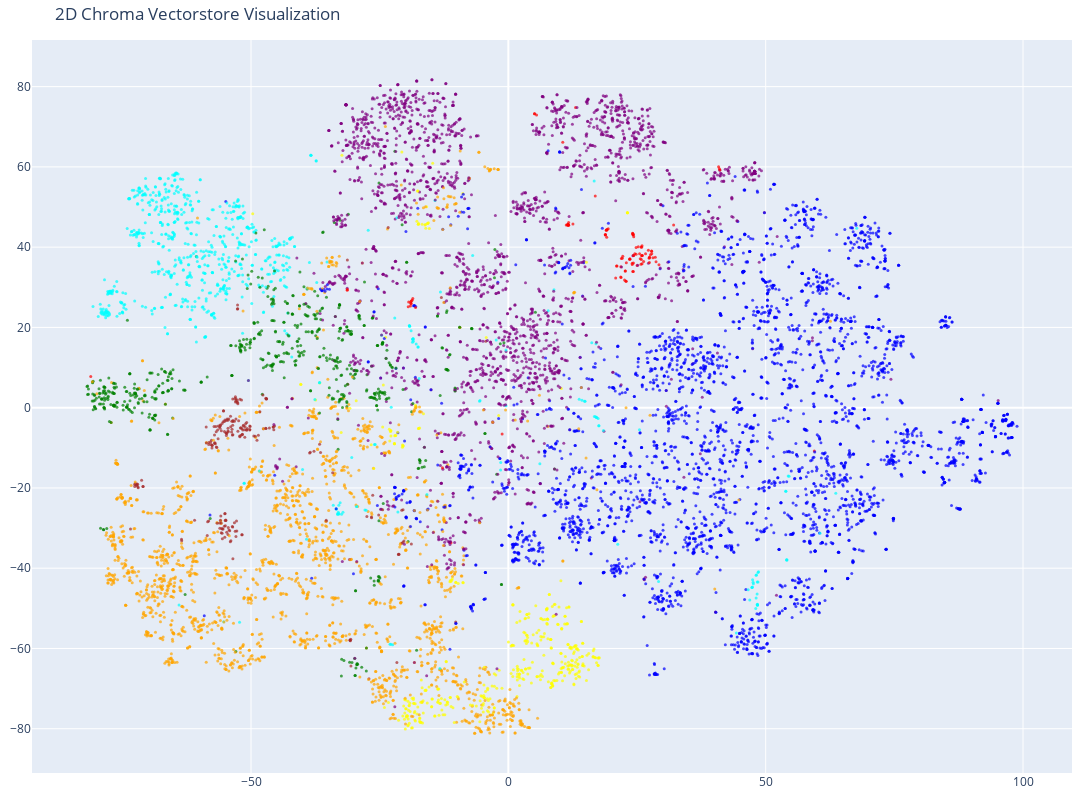

Write notebook code for a chart like this one.
### Code cell
# Create the 2D scatter plot
fig = go.Figure(data=[go.Scatter(
    x=reduced_vectors[:, 0],
    y=reduced_vectors[:, 1],
    mode='markers',
    marker=dict(size=3, color=colors, opacity=0.7),
)])

fig.update_layout(
    title='2D Chroma Vectorstore Visualization',
    scene=dict(xaxis_title='x', yaxis_title='y'),
    width=1200,
    height=800,
    margin=dict(r=20, b=10, l=10, t=40)
)

fig.show()

### Figure 1 — Plotly figure (JSON) as saved in the notebook; plotly's stock layout.template omitted (floating-point values rounded to 4 significant figures; data arrays with more than 128 entries replaced by an {"elided": "..."} marker saying what was removed)
{"data": [{"marker": {"color": {"elided": "10000 str values"}, "opacity": 0.7, "size": 3}, "mode": "markers", "type": "scatter", "x": {"elided": "10000 float values"}, "y": {"elided": "10000 float values"}}], "layout": {"height": 800, "margin": {"b": 10, "l": 10, "r": 20, "t": 40}, "scene": {"xaxis": {"title": {"text": "x"}}, "yaxis": {"title": {"text": "y"}}}, "title": {"text": "2D Chroma Vectorstore Visualization"}, "width": 1200}}
